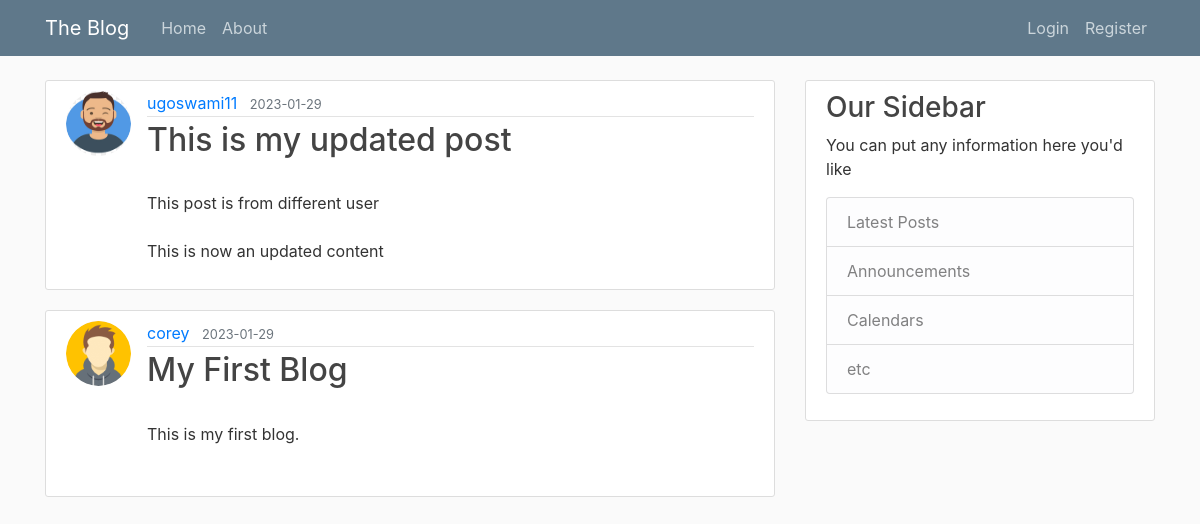
Page /home on the earlier database version.
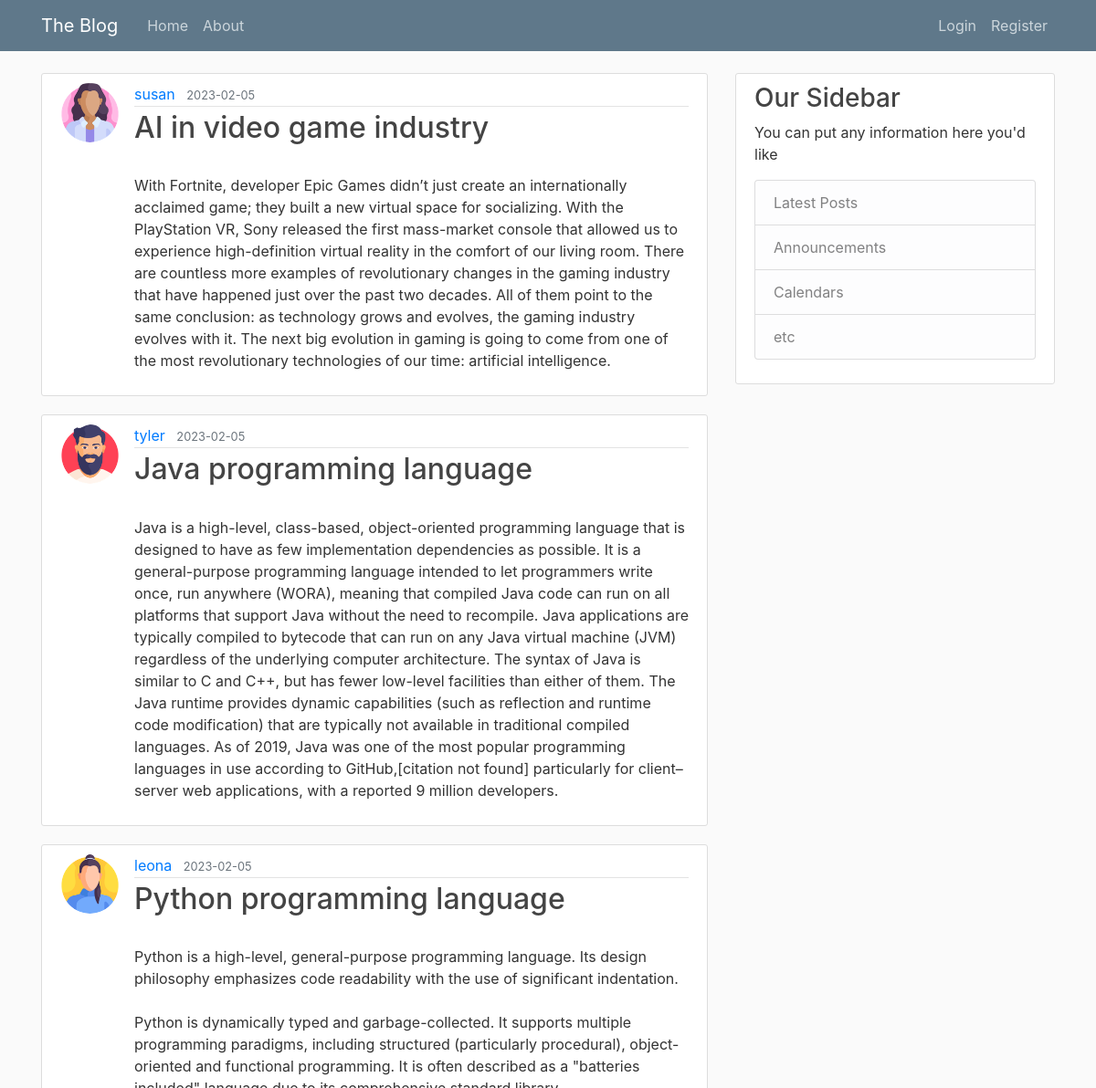
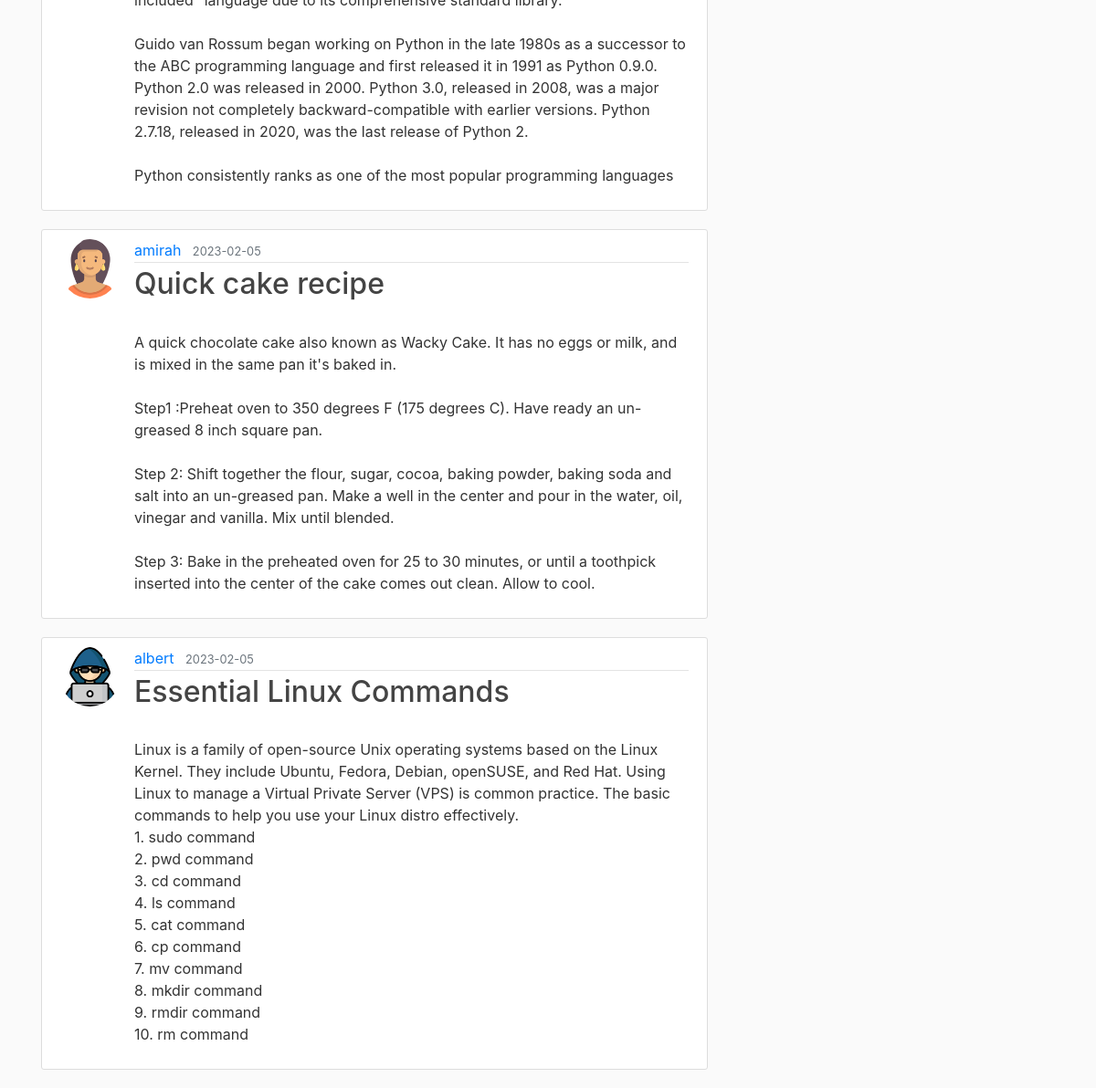
Same page on the later database version (2 pictures, top to bottom).
### blog/models.py (models this page shows, shortened)
class Post(db.Model):
    id = db.Column(db.Integer, primary_key=True)
    title = db.Column(db.String(100), nullable=False)
    date_posted = db.Column(db.DateTime, nullable = False, default = datetime.utcnow)
    content = db.Column(db.Text, nullable=False)
    user_id = db.Column(db.Integer, db.ForeignKey('user.id'), nullable=False)

class User(db.Model, UserMixin):
    id = db.Column(db.Integer, primary_key=True)
    username = db.Column(db.String(20), unique = True, nullable = False )
    email = db.Column(db.String(120), unique = True, nullable = False )
    image_file = db.Column(db.String(20), nullable=False, default='default.jpeg')
    password = db.Column(db.String(60), nullable = False)
    posts = db.relationship('Post', backref='author', lazy=True)

### blog/routes.py (the view)
@app.route("/")
@app.route("/home")
def home():
    page = request.args.get('page', 1, type=int)
    posts = Post.query.order_by(Post.date_posted.desc()).paginate(page = page, per_page=5)
    return  render_template('home.html', posts=posts)

### blog/templates/home.html
{% extends "layout.html" %}
{% block content %}
    {% for post in posts %}
        <article class="media content-section">
            <img src="{{ url_for('static', filename='profile_pics/'+ post.author.image_file) }}" alt="" class="rounded-circle article-img">
            <div class="media-body">
                <div class="article-metadata">
                    <a href="#" class="mr-2">
                        {{post.author.username}}
                    </a>
                    <small class="text-muted">
                        {{post.date_posted.strftime('%Y-%m-%d')}}
                    </small>
                </div>
                <h2><a href="{{ url_for('post', post_id=post.id) }}" class="article-title">
                    {{post.title}}
                </a></h2>
                <p class="article-content">
                    {{post.content}}
                </p>
            </div>
        </article>
    {% endfor %}
{% endblock content %}

### blog/templates/layout.html (shortened to what this page needs)
<!doctype html>
<html lang="en">
  <head>
    <link rel="stylesheet" href="https://cdn.jsdelivr.net/npm/bootstrap@4.3.1/dist/css/bootstrap.min.css">
    <link rel="stylesheet" type="text/css" href="{{url_for('static', filename='main.css')}}">
  </head>
  <body>
    <header class="site-header">
        <nav class="navbar navbar-expand-md navbar-dark bg-steel fixed-top">
          <div class="container">
            <a class="navbar-brand mr-4" href="/">The Blog</a>
            <div class="collapse navbar-collapse" id="navbarToggle">
              <div class="navbar-nav mr-auto">
                <a class="nav-item nav-link" href="{{url_for('home')}}">Home</a>
                <a class="nav-item nav-link" href="{{url_for('about')}}">About</a>
              </div>
              <div class="navbar-nav">
                {% if current_user.is_authenticated %}
                <a class="nav-item nav-link" href="{{ url_for('new_post') }}" >New Post</a>
                  <a class="nav-item nav-link" href="{{ url_for('account') }}" >Account</a>
                  <a class="nav-item nav-link" href="{{url_for('logout')}}">Logout</a>
                {% else %}
                  <a class="nav-item nav-link" href="{{url_for('login')}}">Login</a>
                  <a class="nav-item nav-link" href="{{url_for('register')}}">Register</a>
                {% endif %}
              </div>
            </div>
          </div>
        </nav>
    </header>
    <main role="main" class="container">
        <div class="row">
            <div class="col-md-8">
                {% block content %}
                {% endblock content %}
            </div>
            <div class="col-md-4">
                <div class="content-section">
                    <h3>Our Sidebar</h3>
                    <p class="text-mutated">
                        You can put any information here you'd like
                        <ul class="list-group">
                            <li class="list-group-item list-group-item-light">Latest Posts</li>
                            <li class="list-group-item list-group-item-light">Announcements</li>
                            <li class="list-group-item list-group-item-light">Calendars</li>
                            <li class="list-group-item list-group-item-light">etc</li>
                        </ul>
                    </p>
                </div>
            </div>
        </div>
    </main>
  </body>
</html>

### blog/static/main.css (style rules this page uses)
body { background: #fafafa; color: #333333; margin-top: 5rem; }
h1, h2, h3, h4, h5, h6 { color: #444444; }
.bg-steel { background-color: #5f788a; }
.site-header .navbar-nav .nav-link { color: #cbd5db; }
.content-section { background: #ffffff; padding: 10px 20px; border: 1px solid #dddddd; border-radius: 3px; margin-bottom: 20px; }
.article-title { color: #444444; }
.article-content { white-space: pre-line; }
.article-img { height: 65px; width: 65px; margin-right: 16px; }
.article-metadata { padding-bottom: 1px; margin-bottom: 4px; border-bottom: 1px solid #e3e3e3 }

Differences in the rows shown:
no longer on this page (row edited): Post: image_file (picture), author.username "ugoswami11", date_posted "2023-01-29", title "This is my updated post", content "This post is from different user This is now an updated content"
no longer on this page (row edited): Post: image_file (picture), author.username "corey", date_posted "2023-01-29", title "My First Blog", content "This is my first blog."
added Post: image_file (picture), author.username "susan", date_posted "2023-02-05", title "AI in video game industry", content "With Fortnite, developer Epic Games didn’t just create an internationally acclaimed game; they built a new virtual space for socializing. With the PlayStation VR, Sony released the first mass-market console that allowed us to experience high-definition virtual reality in the comfort of our living room. There are countless more examples of revolutionary changes in the gaming industry that have happened just over the past two decades. All of them point to the same conclusion: as technology grows and evolves, the gaming industry evolves with it. The next big evolution in gaming is going to come from one of the most revolutionary technologies of our time: artificial intelligence."
added Post: image_file (picture), author.username "tyler", date_posted "2023-02-05", title "Java programming language", content "Java is a high-level, class-based, object-oriented programming language that is designed to have as few implementation dependencies as possible. It is a general-purpose programming language intended to let programmers write once, run anywhere (WORA), meaning that compiled Java code can run on all platforms that support Java without the need to recompile. Java applications are typically compiled to bytecode that can run on any Java virtual machine (JVM) regardless of the underlying computer architecture. The syntax of Java is similar to C and C++, but has fewer low-level facilities than either of them. The Java runtime provides dynamic capabilities (such as reflection and runtime code…"
added Post: image_file (picture), author.username "leona", date_posted "2023-02-05", title "Python programming language", content "Python is a high-level, general-purpose programming language. Its design philosophy emphasizes code readability with the use of significant indentation. Python is dynamically typed and garbage-collected. It supports multiple programming paradigms, including structured (particularly procedural), object-oriented and functional programming. It is often described as a \"batteries included\" language due to its comprehensive standard library. Guido van Rossum began working on Python in the late 1980s as a successor to the ABC programming language and first released it in 1991 as Python 0.9.0. Python 2.0 was released in 2000. Python 3.0, released in 2008, was a major revision not completely…"
added Post: image_file (picture), author.username "amirah", date_posted "2023-02-05", title "Quick cake recipe", content "A quick chocolate cake also known as Wacky Cake. It has no eggs or milk, and is mixed in the same pan it's baked in. Step1 :Preheat oven to 350 degrees F (175 degrees C). Have ready an un-greased 8 inch square pan. Step 2: Shift together the flour, sugar, cocoa, baking powder, baking soda and salt into an un-greased pan. Make a well in the center and pour in the water, oil, vinegar and vanilla. Mix until blended. Step 3: Bake in the preheated oven for 25 to 30 minutes, or until a toothpick inserted into the center of the cake comes out clean. Allow to cool."
added Post: image_file (picture), author.username "albert", date_posted "2023-02-05", title "Essential Linux Commands", content "Linux is a family of open-source Unix operating systems based on the Linux Kernel. They include Ubuntu, Fedora, Debian, openSUSE, and Red Hat. Using Linux to manage a Virtual Private Server (VPS) is common practice. The basic commands to help you use your Linux distro effectively. 1. sudo command 2. pwd command 3. cd command 4. ls command 5. cat command 6. cp command 7. mv command 8. mkdir command 9. rmdir command 10. rm command"
